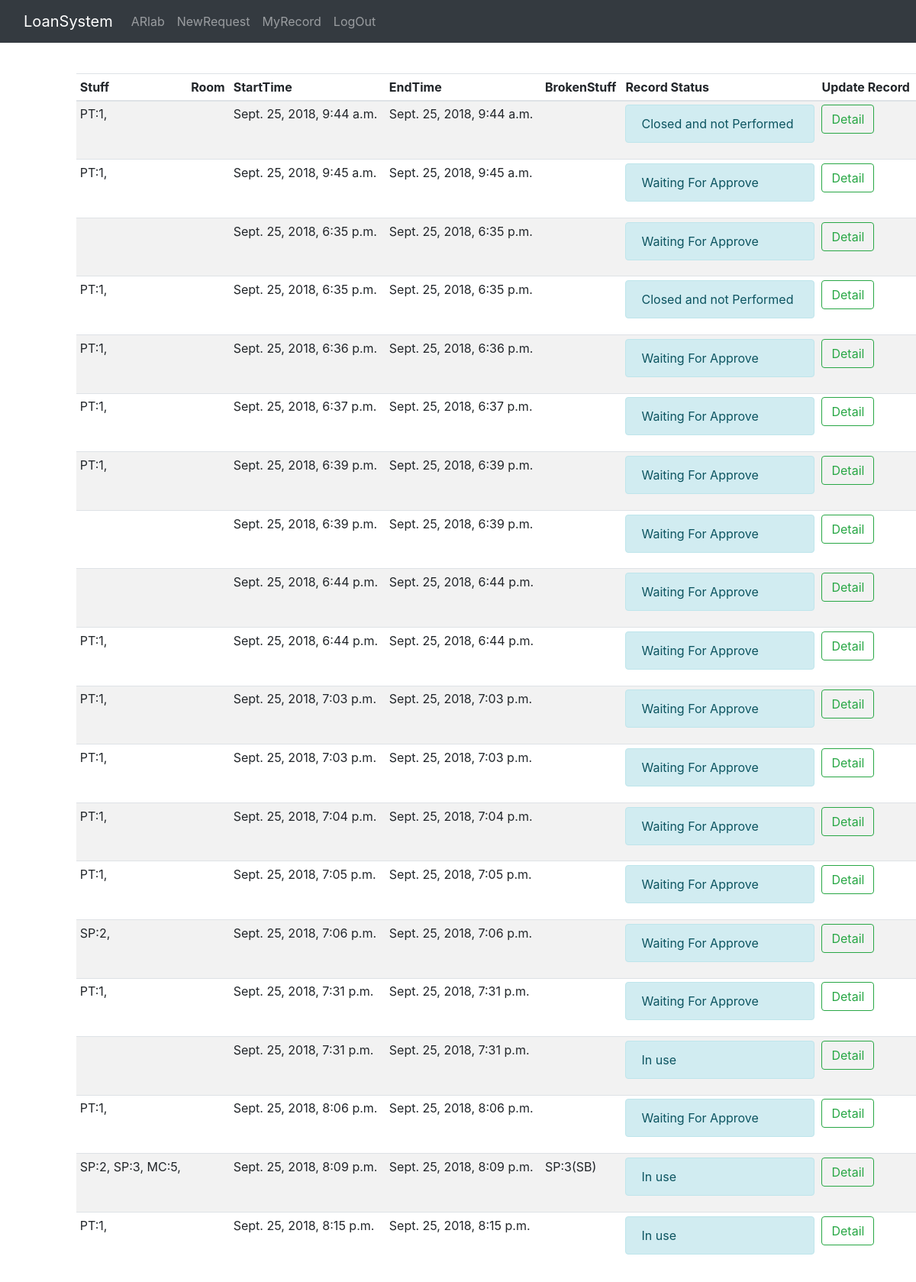
Page /borrow/history/1 (signed in) on the committed database.
### borrow/models.py (models this page shows)
class Stuff(models.Model):
    spec = models.CharField(max_length = 20,choices = STUFF_NAME)
    status = models.CharField(max_length = 2, choices = STATUS_LIST)
    device_id = models.IntegerField(unique=True)
    is_booked = models.BooleanField(default=False)
    def __str__(self):
        return self.spec + ':' + str(self.device_id)

class BorrowRecord(models.Model):
    StartTime = models.DateTimeField()
    EndTime =  models.DateTimeField()
    is_approved = models.BooleanField(default=False)
    is_closed = models.BooleanField(default=False)
    StuffToUse = models.ManyToManyField(Stuff,blank = True, related_name = 'common')
    OtherRequests = models.CharField(default = '无',max_length=100,blank = True)
    RoomToUse = models.ManyToManyField(Room,blank = True)
    borrower= models.ForeignKey(User, on_delete=models.CASCADE)
    ErrorMessage=models.CharField(default=" ",max_length=500,blank = True)

### borrow/views.py (the view)
# urls.py: path('history/<int:user_id>',views.PersonalHistory,name = 'userprofile'),
def PersonalHistory(request,user_id):
    if not request.user.is_authenticated:
        return HttpResponseRedirect('/borrow/login')
    else:
        if request.user.id != user_id:
            return HttpResponseRedirect('/borrow')
        else:
            requestedLoan = BorrowRecord.objects.filter(borrower=request.user)
            context = {
                'records' : requestedLoan,
            }
            return render(request,'personalhistory.html',context)

### borrow/templates/personalhistory.html (shortened to what this page needs)
{% extends 'base.html' %}
{%block body%}
<body data-gr-c-s-loaded="true">
 <div class="container-fluid">
   <div class="row">
     <main role="main" class="col-md-11 ml-sm-auto col-lg-11 pt-3 px-0">
       <div class="table-responsive">
         <table class="table table-striped table-sm">
           <thead>
             <tr>
               <th>Stuff</th>
               <th>Room</th>
               <th>StartTime</th>
               <th>EndTime</th>
               <th>BrokenStuff</th>
               <th>Record Status</th>
               <th>Update Record</th>
             </tr>
           </thead>
           <tbody>
             {% for record in records%}
             <tr>
               <td>
                 {%for item in record.StuffToUse.all%}
                 {{item}},
                 {%endfor%}
               </td>
               <td>
                 </td>
               <td>{{record.StartTime}}</td>
               <td>{{record.EndTime}}</td>
               <td>
                 {%for item in record.StuffToUse.all%}
                 {% if item.status != 'PF'%}
                 {{item}}({{item.status}})
                 {%endif%}
                 {%endfor%}
               </td>
               <td>
                {% if record.is_approved%}
                    {% if record.is_closed%}
                       <div class="alert alert-info" role="alert">
                       Is Finished
                        </div>
                    {%else%}
                        <div class="alert alert-info" role="alert">
                            In use
                             </div>
                    {%endif%}
                {%else%}
                    {% if record.is_closed%}
                        <div class="alert alert-info" role="alert">
                            Closed and  not Performed
                             </div>
                    {%else%}
                        <div class="alert alert-info" role="alert">
                            Waiting For Approve
                             </div>
                    {%endif%}
                {%endif%}
                </td>
                <td>
                    <a href="/borrow/detail/{{record.id}}">
                    <button class="btn btn-outline-success my-2 my-sm-0" type="submit">Detail</button>
                </td>
             </tr>
             {%endfor%}
           </tbody>
         </table>
       </div>
     </main>
   </div>
 </div>
</body>
</html>
{%endblock%}

### rows in the picture
BorrowRecord: StartTime "Sept. 25, 2018, 9:44 a.m.", EndTime "Sept. 25, 2018, 9:44 a.m.", is_approved "Closed and not Performed"
Stuff: spec+device "PT:1"
BorrowRecord: StartTime "Sept. 25, 2018, 9:45 a.m.", EndTime "Sept. 25, 2018, 9:45 a.m.", is_approved "Waiting For Approve"
BorrowRecord: StartTime "Sept. 25, 2018, 6:35 p.m.", EndTime "Sept. 25, 2018, 6:35 p.m.", is_approved "Waiting For Approve"
BorrowRecord: StartTime "Sept. 25, 2018, 6:35 p.m.", EndTime "Sept. 25, 2018, 6:35 p.m.", is_approved "Closed and not Performed"
BorrowRecord: StartTime "Sept. 25, 2018, 6:36 p.m.", EndTime "Sept. 25, 2018, 6:36 p.m.", is_approved "Waiting For Approve"
BorrowRecord: StartTime "Sept. 25, 2018, 6:37 p.m.", EndTime "Sept. 25, 2018, 6:37 p.m.", is_approved "Waiting For Approve"
BorrowRecord: StartTime "Sept. 25, 2018, 6:39 p.m.", EndTime "Sept. 25, 2018, 6:39 p.m.", is_approved "Waiting For Approve"
BorrowRecord: StartTime "Sept. 25, 2018, 6:39 p.m.", EndTime "Sept. 25, 2018, 6:39 p.m.", is_approved "Waiting For Approve"
BorrowRecord: StartTime "Sept. 25, 2018, 6:44 p.m.", EndTime "Sept. 25, 2018, 6:44 p.m.", is_approved "Waiting For Approve"
BorrowRecord: StartTime "Sept. 25, 2018, 6:44 p.m.", EndTime "Sept. 25, 2018, 6:44 p.m.", is_approved "Waiting For Approve"
BorrowRecord: StartTime "Sept. 25, 2018, 7:03 p.m.", EndTime "Sept. 25, 2018, 7:03 p.m.", is_approved "Waiting For Approve"
BorrowRecord: StartTime "Sept. 25, 2018, 7:03 p.m.", EndTime "Sept. 25, 2018, 7:03 p.m.", is_approved "Waiting For Approve"
BorrowRecord: StartTime "Sept. 25, 2018, 7:04 p.m.", EndTime "Sept. 25, 2018, 7:04 p.m.", is_approved "Waiting For Approve"
BorrowRecord: StartTime "Sept. 25, 2018, 7:05 p.m.", EndTime "Sept. 25, 2018, 7:05 p.m.", is_approved "Waiting For Approve"
BorrowRecord: StartTime "Sept. 25, 2018, 7:06 p.m.", EndTime "Sept. 25, 2018, 7:06 p.m.", is_approved "Waiting For Approve"
Stuff: spec+device "SP:2"
BorrowRecord: StartTime "Sept. 25, 2018, 7:31 p.m.", EndTime "Sept. 25, 2018, 7:31 p.m.", is_approved "Waiting For Approve"
BorrowRecord: StartTime "Sept. 25, 2018, 7:31 p.m.", EndTime "Sept. 25, 2018, 7:31 p.m.", is_approved "In use"
BorrowRecord: StartTime "Sept. 25, 2018, 8:06 p.m.", EndTime "Sept. 25, 2018, 8:06 p.m.", is_approved "Waiting For Approve"
BorrowRecord: StartTime "Sept. 25, 2018, 8:09 p.m.", EndTime "Sept. 25, 2018, 8:09 p.m.", is_approved "In use"
Stuff: spec+device "SP:3", status "SB"
Stuff: spec+device "MC:5"
BorrowRecord: StartTime "Sept. 25, 2018, 8:15 p.m.", EndTime "Sept. 25, 2018, 8:15 p.m.", is_approved "In use"
